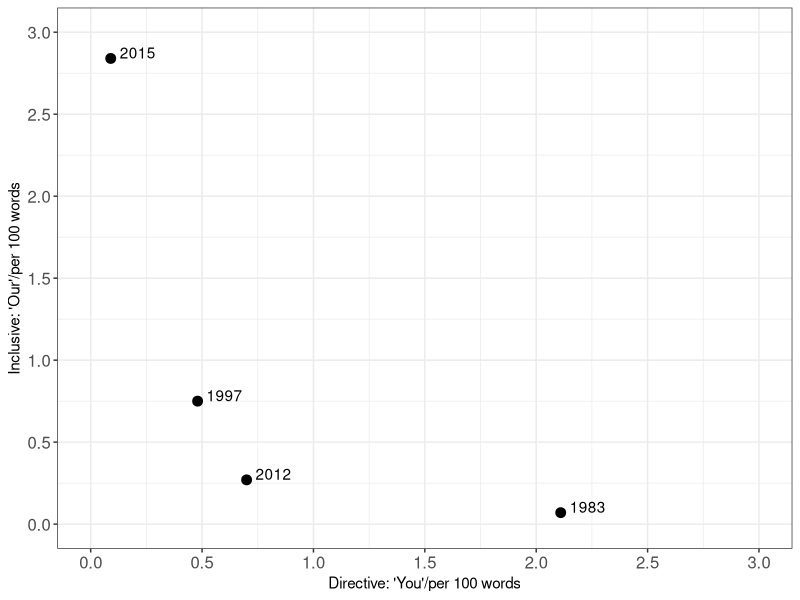

Generate this figure with R:
# This script plots for comparison the use of the directive term "you" versus
# the inclusive term "our" across the four Air Force Little Blue Book documents

library(magrittr)
library(ggplot2)

# Vectors consisting of the ratio of 'you' vs. 'our' per 100 words in each document.
# These values were calculated in the "Basic Stuff XXXX.R" scripts
v1983 <- c(2.11, 0.07)
v1997 <- c(0.48, 0.75)
v2012 <- c(0.70, 0.27)
v2015 <- c(0.09, 2.84)
my.m <- rbind(v1983, v1997, v2012, v2015) %>%
        as.data.frame() %>%
        set_colnames(c("you", "our"))

ggplot(my.m, aes(you, our, label = substring(rownames(my.m), first = 2))) +
        geom_point(size=3) +
        theme_bw() +
        xlab("Directive: 'You'/per 100 words") +
        ylab("Inclusive: 'Our'/per 100 words") +
        theme(axis.text = element_text(size = 12)) +
        scale_x_continuous(limits = c(0,3), breaks = seq(0, 3, by=0.5)) +
        scale_y_continuous(limits = c(0,3),  breaks = seq(0, 3, by=0.5)) +
        geom_text(hjust = -.25, vjust = 0)